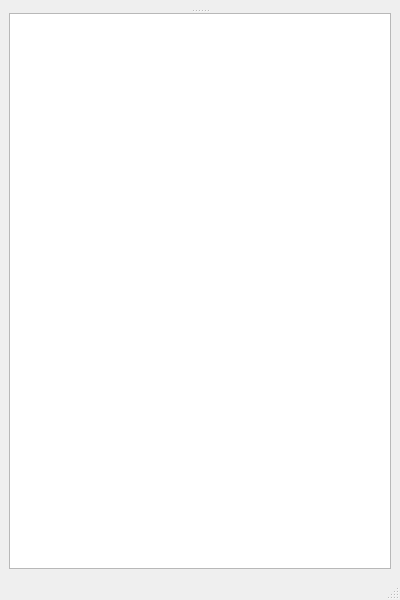
<?xml version="1.0" encoding="UTF-8"?>
<ui version="4.0">
 <class>NodeEditorAndPipelineTest</class>
 <widget class="QMainWindow" name="NodeEditorAndPipelineTest">
  <property name="geometry">
   <rect>
    <x>0</x>
    <y>0</y>
    <width>400</width>
    <height>600</height>
   </rect>
  </property>
  <property name="windowTitle">
   <string>MainWindow</string>
  </property>
  <widget class="QWidget" name="centralwidget">
   <layout class="QGridLayout" name="gridLayout">
    <item row="0" column="0">
     <widget class="QSplitter" name="splitter">
      <property name="orientation">
       <enum>Qt::Vertical</enum>
      </property>
      <widget class="FuGenNodeEditor" name="NodeEditor"/>
      <widget class="FuGenPipelineEditor" name="PipelineEditor"/>
     </widget>
    </item>
   </layout>
  </widget>
  <widget class="QMenuBar" name="menubar">
   <property name="geometry">
    <rect>
     <x>0</x>
     <y>0</y>
     <width>400</width>
     <height>30</height>
    </rect>
   </property>
  </widget>
  <widget class="QStatusBar" name="statusbar"/>
 </widget>
 <customwidgets>
  <customwidget>
   <class>FuGenPipelineEditor</class>
   <extends>QGraphicsView</extends>
   <header location="global">View/PipelineEditor/FuGenPipelineEditor.h</header>
  </customwidget>
  <customwidget>
   <class>FuGenNodeEditor</class>
   <extends>QStackedWidget</extends>
   <header location="global">View/NodeEditor/FuGenNodeEditor.h</header>
   <container>1</container>
  </customwidget>
 </customwidgets>
 <resources/>
 <connections/>
</ui>
